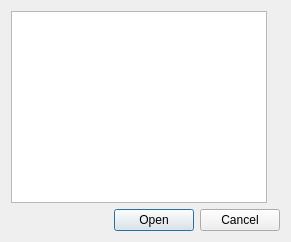
<?xml version="1.0" encoding="UTF-8"?>
<ui version="4.0">
 <class>Navigator</class>
 <widget class="QDialog" name="Navigator">
  <property name="windowModality">
   <enum>Qt::NonModal</enum>
  </property>
  <property name="geometry">
   <rect>
    <x>0</x>
    <y>0</y>
    <width>400</width>
    <height>300</height>
   </rect>
  </property>
  <property name="windowTitle">
   <string>Go to ...</string>
  </property>
  <property name="modal">
   <bool>true</bool>
  </property>
  <layout class="QVBoxLayout" name="verticalLayout">
   <property name="sizeConstraint">
    <enum>QLayout::SetFixedSize</enum>
   </property>
   <item>
    <layout class="QHBoxLayout" name="horizontalLayout">
     <item>
      <widget class="QListView" name="list"/>
     </item>
     <item>
      <widget class="QLabel" name="preview">
       <property name="text">
        <string/>
       </property>
      </widget>
     </item>
    </layout>
   </item>
   <item>
    <widget class="QDialogButtonBox" name="buttons">
     <property name="orientation">
      <enum>Qt::Horizontal</enum>
     </property>
     <property name="standardButtons">
      <set>QDialogButtonBox::Cancel|QDialogButtonBox::Open</set>
     </property>
    </widget>
   </item>
  </layout>
 </widget>
 <resources/>
 <connections>
  <connection>
   <sender>buttons</sender>
   <signal>accepted()</signal>
   <receiver>Navigator</receiver>
   <slot>accept()</slot>
   <hints>
    <hint type="sourcelabel">
     <x>248</x>
     <y>254</y>
    </hint>
    <hint type="destinationlabel">
     <x>157</x>
     <y>274</y>
    </hint>
   </hints>
  </connection>
  <connection>
   <sender>buttons</sender>
   <signal>rejected()</signal>
   <receiver>Navigator</receiver>
   <slot>reject()</slot>
   <hints>
    <hint type="sourcelabel">
     <x>316</x>
     <y>260</y>
    </hint>
    <hint type="destinationlabel">
     <x>286</x>
     <y>274</y>
    </hint>
   </hints>
  </connection>
 </connections>
</ui>
